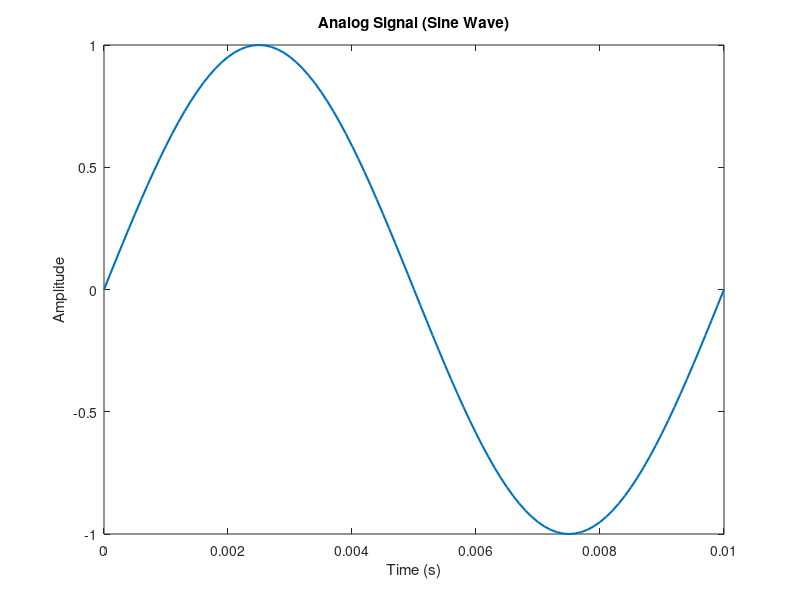
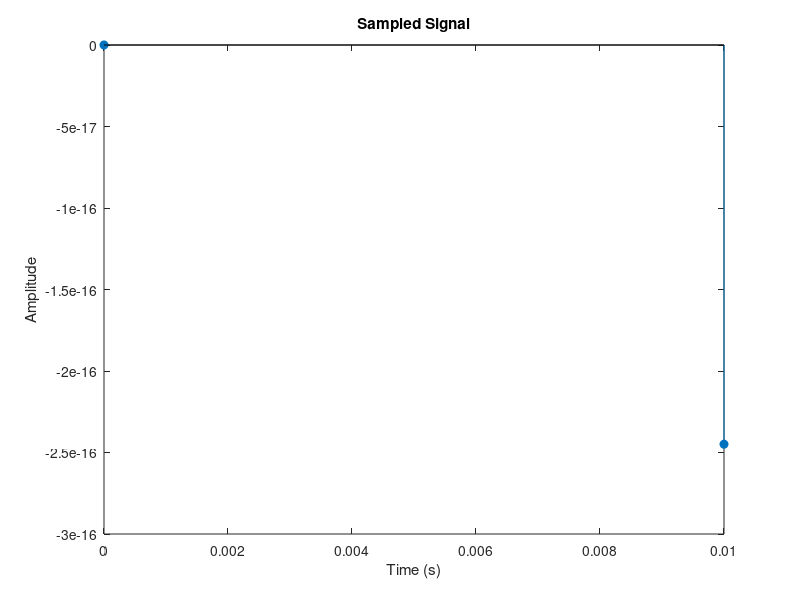
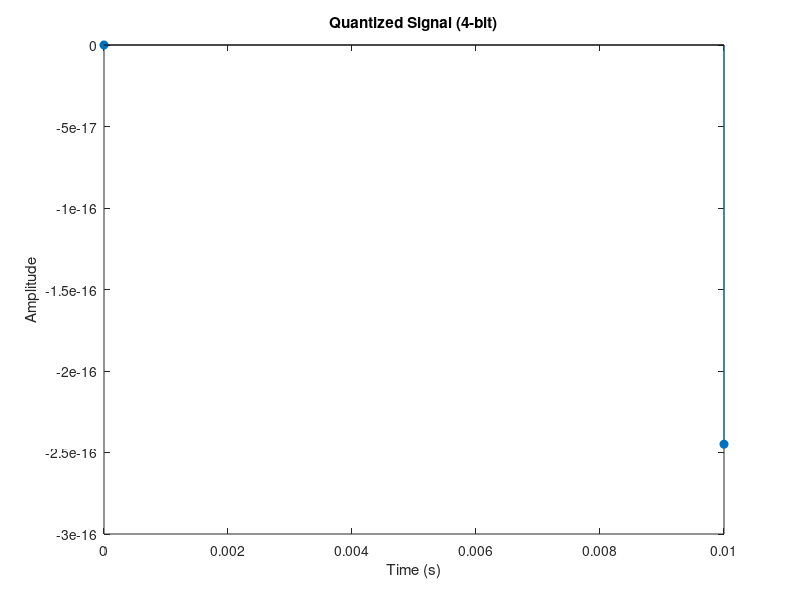

Recreate these plots in MATLAB, in order.
%% 1. Generate Analog Signal (conceptual)
t = 0:0.0001:0.01;       % very fine step (continuous-like time)
f = 100;                 % frequency = 100 Hz
x_analog = sin(2*pi*f*t);

figure;
plot(t, x_analog, 'LineWidth', 1.5);
title('Analog Signal (Sine Wave)');
xlabel('Time (s)'); ylabel('Amplitude');



%% 2. Sampling
Fs = 100;               % Sampling frequency = 100 Hz
Ts = 1/Fs;               % Sampling period
n = 0:Ts:0.01;           % Discrete sample points
x_sampled = sin(2*pi*f*n);

figure;
stem(n, x_sampled, 'filled');
title('Sampled Signal');
xlabel('Time (s)'); ylabel('Amplitude');



%% 3. Quantization
bits = 4;                           % Number of bits
levels = 2^bits;                    % Quantization levels
x_min = min(x_sampled);
x_max = max(x_sampled);
q_step = (x_max - x_min)/levels;    % Step size

x_index = round((x_sampled - x_min)/q_step); % Map samples to indices
x_quantized = x_index*q_step + x_min;        % Map back to amplitude

figure;
stem(n, x_quantized, 'filled');
title(['Quantized Signal (' num2str(bits) '-bit)']);
xlabel('Time (s)'); ylabel('Amplitude');



%% 4. Encoding (Binary Representation)
binary_codes = dec2bin(x_index, bits); % Convert indices to binary words



%% 5. Digital Bitstream
bitstream = reshape(binary_codes.',1,[]); % Concatenate into one string



%% Summary
fprintf('\nSimulation complete!\n');
fprintf('Analog -> Sampling -> Quantization -> Binary Encoding -> Digital Stream\n');
fprintf('Bits per sample: %d\n', bits);
fprintf('Total samples: %d\n', length(x_sampled));
fprintf('Total bits: %d\n', length(bitstream));